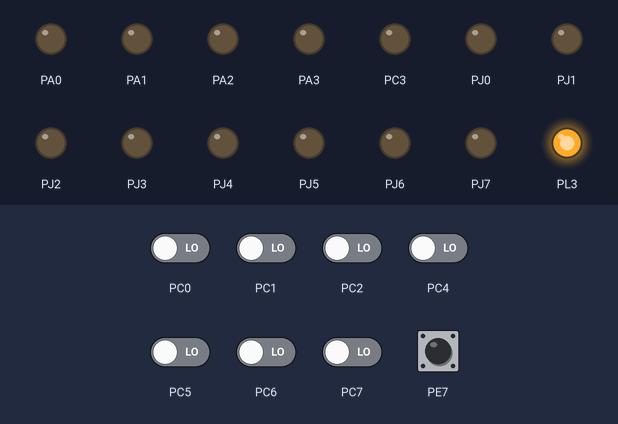
Recording of a program running on a simulated ATmega2560, built with avr-gcc and emulated at 14.7456 MHz. Parts: output pins drawn as LEDs (lit = HIGH). The test bench sets the inputs (shaded band); at power-on: PE7 HIGH, PC0–2, PC4–7 LOW. What the program prints to the serial monitor is not drawn.

Above: at 1.2 s.
1.3 s: PE7 pulled LOW for 0.15 s
Timing chart, 0 to 4.3 s (numbered marks = the images above; inputs shaded):
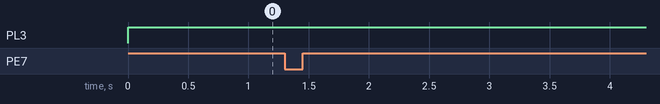

The program:

Diya_App.c
```c
/*
 * Diya_App.c
 *
 * Created: 4/3/2013 10:48:06 PM
 *  Author: erts
 */


#define F_CPU 14745600
#include<avr/io.h>
#include<avr/interrupt.h>
#include<util/delay.h>

unsigned char data; //to store received data from UDR1

void buzzer_pin_config (void)
{
 DDRC = DDRC | 0x08;		//Setting PORTC 3 as outpt
 PORTC = PORTC & 0xF7;		//Setting PORTC 3 logic low to turnoff buzzer
}

//Function to configure Interrupt switch
void interrupt_switch_config (void)
{
	DDRE = DDRE & 0x7F;  //PORTE 7 pin set as input
	PORTE = PORTE | 0x80; //PORTE7 internal pull-up enabled
}

//Function to configure LDD bargraph display
void LED_bargraph_config (void)
{
	DDRJ = 0xFF;  //PORT J is configured as output
	PORTJ = 0x00; //Output is set to 0
}

void motion_pin_config (void)
{
 DDRA = DDRA | 0x0F;
 PORTA = PORTA & 0xF0;
 DDRL = DDRL | 0x18;   //Setting PL3 and PL4 pins as output for PWM generation
 PORTL = PORTL | 0x18; //PL3 and PL4 pins are for velocity control using PWM.
}

//Function to initialize ports
void port_init()
{
	motion_pin_config();
	buzzer_pin_config();
	interrupt_switch_config();
	LED_bargraph_config();
}

void buzzer_on (void)
{
 unsigned char port_restore = 0;
 port_restore = PINC;
 port_restore = port_restore | 0x08;
 PORTC = port_restore;
}

void buzzer_off (void)
{
 unsigned char port_restore = 0;
 port_restore = PINC;
 port_restore = port_restore & 0xF7;
 PORTC = port_restore;
}

//Function To Initialize UART0
// desired baud rate:9600
// actual baud rate:9600 (error 0.0%)
// char size: 8 bit
// parity: Disabled
void uart0_init(void)
{
 UCSR0B = 0x00; //disable while setting baud rate
 UCSR0A = 0x00;
 UCSR0C = 0x06;
// UBRR0L = 0x47; //11059200 Hz
 UBRR0L = 0x5F; // 14745600 Hzset baud rate lo
 UBRR0H = 0x00; //set baud rate hi
 UCSR0B = 0x58; //enables transmitting
}


//Function To Initialize all The Devices
void init_devices()
{
 cli(); //Clears the global interrupts
 port_init();  //Initializes all the ports
 uart0_init(); //Initailize UART1 for serial communiaction
 sei();   //Enables the global interrupts
}

unsigned int debounce(void)
{
	unsigned int ones=0, zeroes=0;
	unsigned char i;
	/*for(i=0;i<9;i++)
	{
		if(PINE & 0x80)	// read pin == 1
		{
			zeroes++;
		}
		else			// read pin == 0
			{
			ones++;
			}
		_delay_ms(75);
	}
	  return ones>zeroes;*/

	while (PINE & 0x80);

	}


//Main Function
int main(void)
{	unsigned char value1, flag;
	init_devices();


	while(1)
	{
//		buzzer_on(); //Turn on buzzer
//		_delay_ms(1000);
		flag=0;
/*		if(!(PINE & 0x80) ) //switch is pressed
		{
			_delay_ms(20);
			if(!(PINE & 0x80) )
				{
					flag=1;
					value1 = '0';
					UDR0 = value1;
					buzzer_on(); //Turn on buzzer
					_delay_ms(1000);
					while (1);
				}
			buzzer_off(); //Turn off buzzer
			_delay_ms(300);
			PORTJ = 0x00; //Turn off bar graph LEDs
		}*/

			if(PINE & 0x80)  //switch is pressed
			{
				/*_delay_ms(20);
				if(!(PINE & 0x80) )
				{
					flag=1;
					value1 = '0';
					UDR0 = value1;
					buzzer_on(); //Turn on buzzer
					_delay_ms(1000);
					while (1);
				}*/
				buzzer_off(); //Turn off buzzer
				//_delay_ms(300);
				PORTJ = 0x00; //Turn off bar graph LEDs
			}

		else
		{
			_delay_ms(100);
			if(!(PINE & 0x80))
			{
			while(!(PINE & 0x80));
			value1 = '0';
			UDR0 = value1;
		//	buzzer_on(); //Turn on buzzer
		//	_delay_ms(500);
		//	buzzer_on(); //Turn on buzzer
		//	_delay_ms(500);
		//	buzzer_on(); //Turn on buzzer
		//	_delay_ms(500);
			}

		}

	}
}
```

Measured:
- after the input at 1.3 s, every drawn part: stays the same
